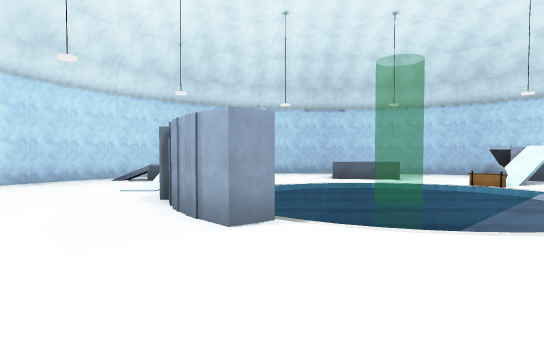
view 1 (above)

16 first-person views from a walk through a scene from a Unity 3-D project. The camera is 1.5 m above the floor, tilts 2° down and sees 75° across. Doors are open. The floor is counted in squares, 2 m on a side. Each view is taken from the middle of a square. On the plan, view 1 faces up. The plan holds only what a view shows up to about 11 squares ahead; the rest is blank. The place goes on beyond the plan. The player is left out.

view 2
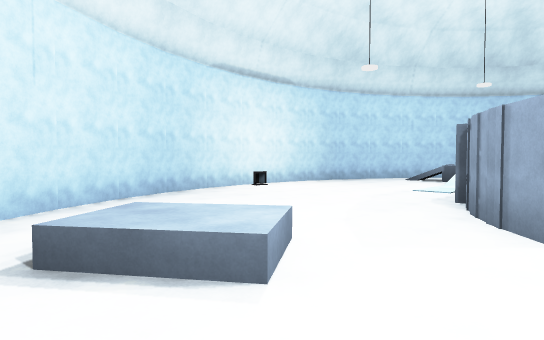

view 3
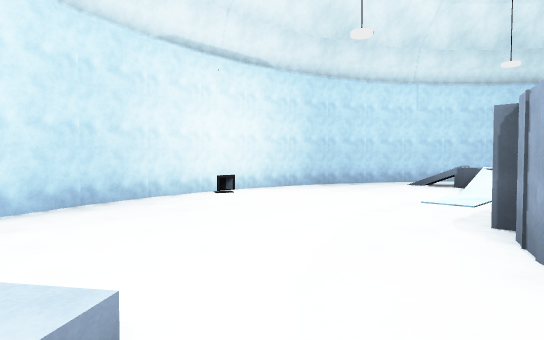

view 4
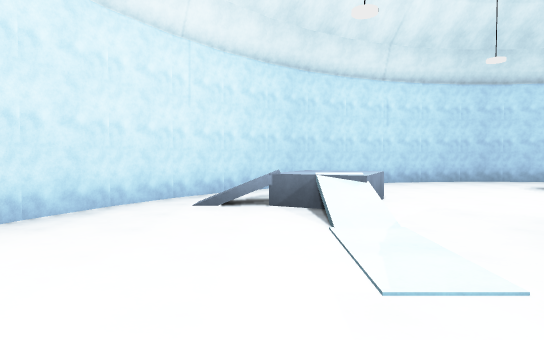

view 5
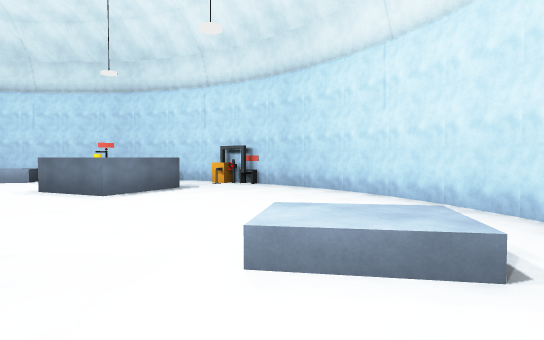

view 6
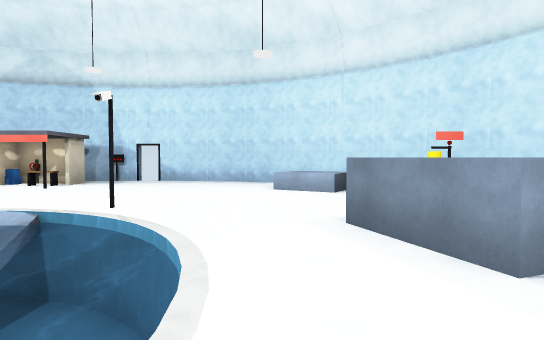

view 7
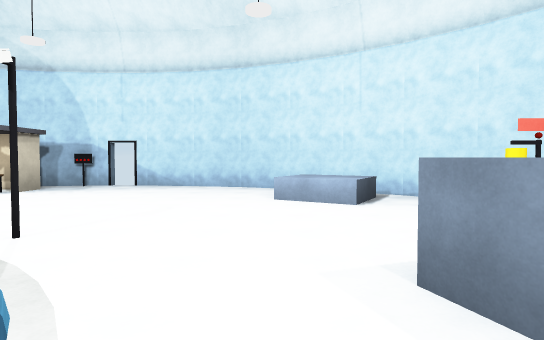

view 8
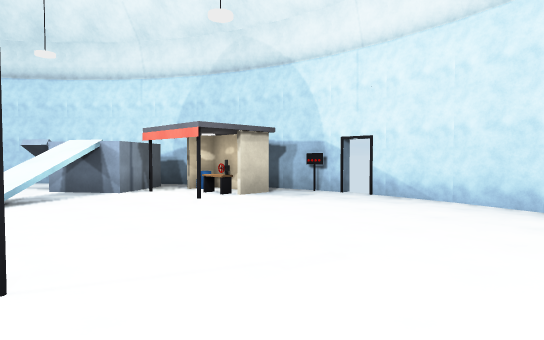

view 9
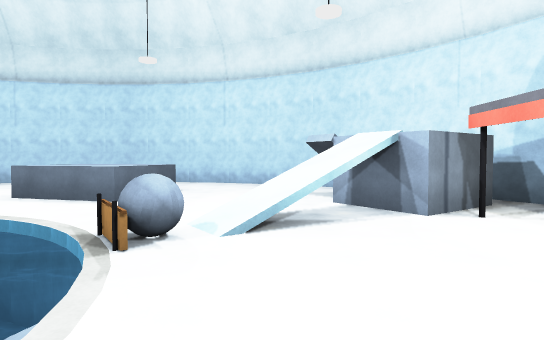

view 10
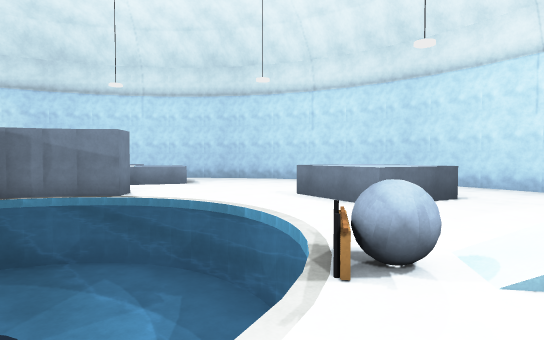

view 11
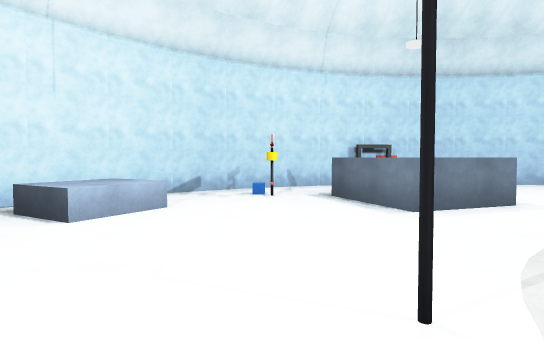

view 12
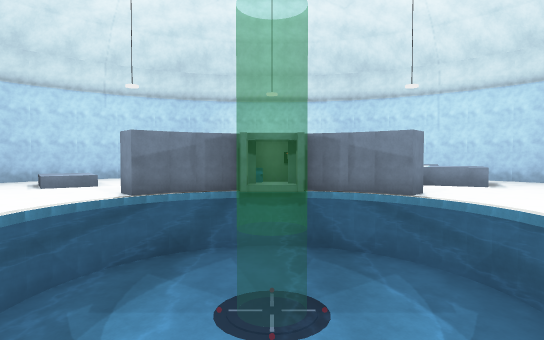

view 13
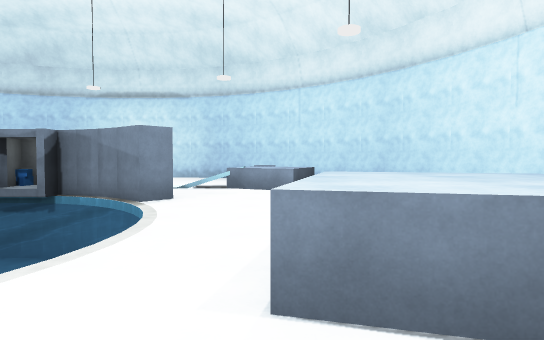

view 14
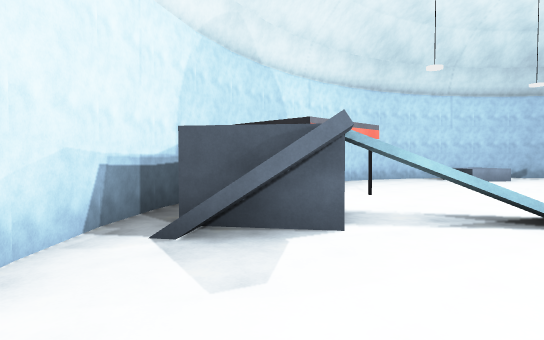

view 15
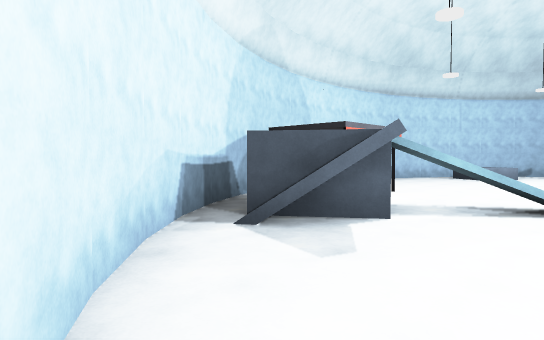

view 16
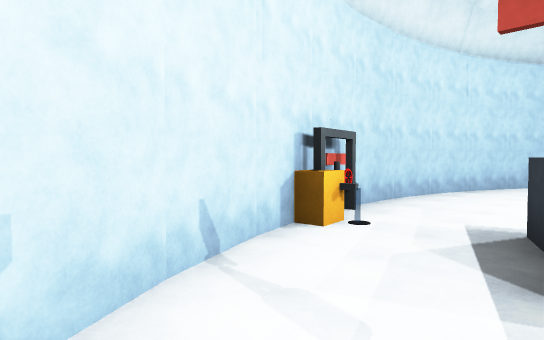

### Floor plan
Key: @ floor where view 1 was taken; # wall or solid block; . main floor; : floor 1 m higher than the main floor; / step, stairs or slope; D open door; = window, fence, low wall or low ledge; ≈ water the walk keeps out of; ^ raised ledge; O other object.
Columns run from 8 left of view 1 to 13 right of it. Each row starts with its distance up from view 1.
 17       ##########
 16     ###........###
 15    ##............##
 14   ##.......^^.....#
 13  ##..==...=^^...#####
 12  #./=:=.....^...###.#
 11  #.../........./##..#
 10 ##.../..O≈≈≈≈.///..O##
  9 #......OO≈≈≈≈OO....O.#
  8 #.....OO≈≈≈≈≈≈......O#
  7 #.....OO≈≈≈≈≈≈......DD
  6 #.....OO≈≈≈≈≈≈.......#
  5 #......OO≈≈≈≈≈O......#
  4 ##......O≈≈≈≈.......##
  3  #...............=..#
  2  #...^^......^...^^.#
  1  ##..^^.....^^....###
  0   ##....@...^^.O..#
 -1    ##............##
 -2     ###........###
 -3       #######O##

Where each view was taken, in squares from view 1:
view 1: 0 up, 0 right, facing up
view 2: 0 up, 0 right, facing up-left
view 3: 2 up, 1 left, facing up-left
view 4: 6 up, 4 left, facing up
view 5: 4 up, 4 left, facing down-right
view 6: 3 up, 1 right, facing right
view 7: 3 up, 3 right, facing right
view 8: 3 up, 6 right, facing up-right
view 9: 6 up, 7 right, facing up
view 10: 7 up, 7 right, facing up-left
view 11: 7 up, 7 right, facing down
view 12: 7 up, 7 right, facing left
view 13: 12 up, 6 right, facing left
view 14: 15 up, 6 right, facing down-right
view 15: 16 up, 6 right, facing down-right
view 16: 0 up, 8 right, facing down-left
